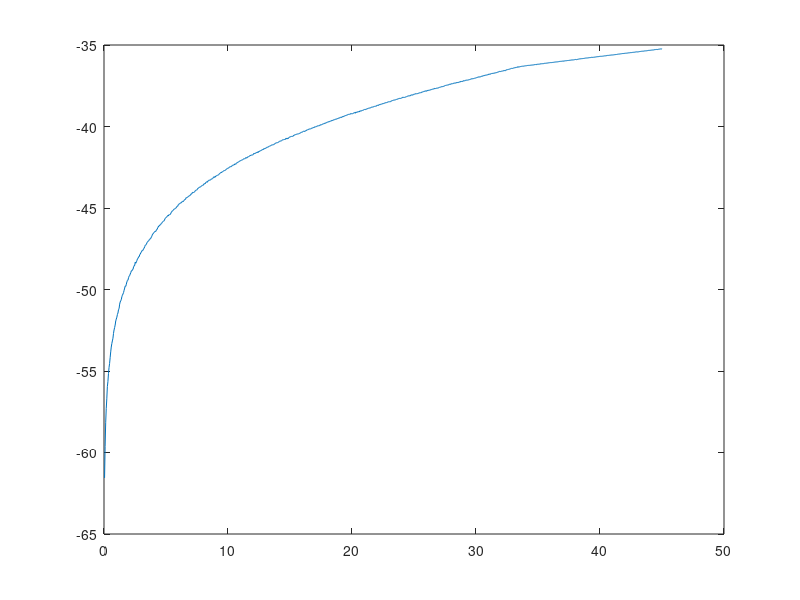
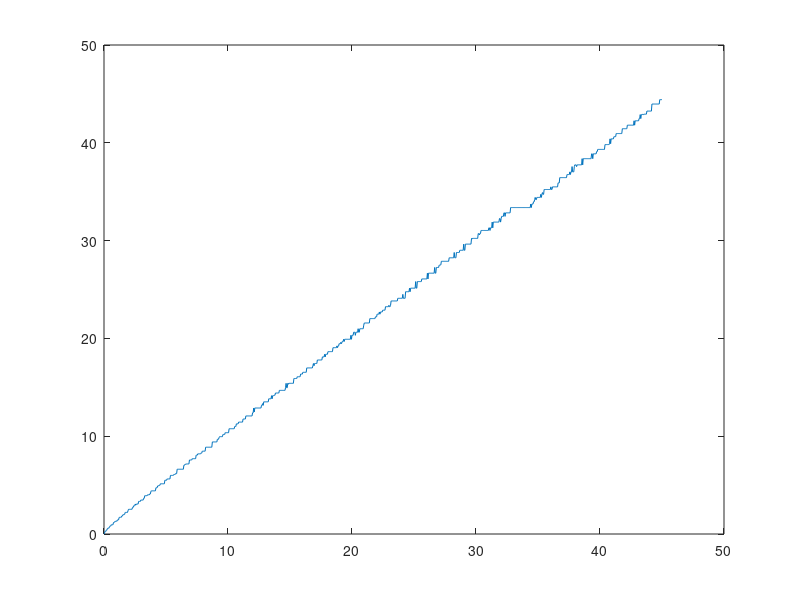

The MATLAB source for these figures, in order:
clear
close all
clc
%%%% Set up parameters
tic
alpha = 0.35;
beta = 0.99;
delta = 0.025;
sigma = 2;

%%%% Set up discretized state space
k_min = 0;
k_max = 45;
num_k = 1000; % number of points in the grid for k

k = linspace(k_min, k_max, num_k);

k_mat = repmat(k', [1 num_k]); % this will be useful in a bit

%%%% Set up consumption and return function
% 1st dim(rows): k today, 2nd dim (cols): k' chosen for tomorrow
rng(123);
A = randn(1000,1)*0.018+1;
cons = A.*k_mat .^ alpha + (1 - delta) * k_mat - k_mat'; 

ret = cons .^ (1 - sigma) / (1 - sigma); % return function
% negative consumption is not possible -> make it irrelevant by assigning
% it very large negative utility
ret(cons < 0) = -Inf;

%%%% Iteration
dis = 1; tol = 1e-06; % tolerance for stopping 
v_guess = zeros(1, num_k);
while dis > tol
    % compute the utility value for all possible combinations of k and k':
    value_mat = ret + beta * repmat(v_guess, [num_k 1]);
    
    % find the optimal k' for every k:
    [vfn, pol_indx] = max(value_mat, [], 2);
    vfn = vfn';
    
    % what is the distance between current guess and value function
    dis = max(abs(vfn - v_guess));
    
    % if distance is larger than tolerance, update current guess and
    % continue, otherwise exit the loop
    v_guess = vfn;
end

g = k(pol_indx); % policy function

plot(k,vfn)
figure
%print Uncertainty.pdf -dpdf
plot(k,g)

%print Uncertainty.pdf -dpdf
toc

